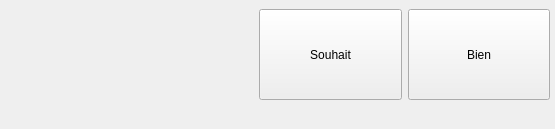
<?xml version="1.0" encoding="UTF-8"?>
<ui version="4.0">
 <class>Client</class>
 <widget class="QWidget" name="Client">
  <property name="geometry">
   <rect>
    <x>0</x>
    <y>0</y>
    <width>555</width>
    <height>129</height>
   </rect>
  </property>
  <property name="sizePolicy">
   <sizepolicy hsizetype="Ignored" vsizetype="Ignored">
    <horstretch>0</horstretch>
    <verstretch>0</verstretch>
   </sizepolicy>
  </property>
  <property name="maximumSize">
   <size>
    <width>555</width>
    <height>129</height>
   </size>
  </property>
  <property name="windowTitle">
   <string>Form</string>
  </property>
  <widget class="QWidget" name="horizontalLayoutWidget">
   <property name="geometry">
    <rect>
     <x>259</x>
     <y>9</y>
     <width>291</width>
     <height>91</height>
    </rect>
   </property>
   <layout class="QHBoxLayout" name="horizontalLayout">
    <item>
     <widget class="QPushButton" name="SouhaitBouton">
      <property name="sizePolicy">
       <sizepolicy hsizetype="Minimum" vsizetype="Expanding">
        <horstretch>0</horstretch>
        <verstretch>0</verstretch>
       </sizepolicy>
      </property>
      <property name="text">
       <string>Souhait</string>
      </property>
     </widget>
    </item>
    <item>
     <widget class="QPushButton" name="BienBouton">
      <property name="sizePolicy">
       <sizepolicy hsizetype="Minimum" vsizetype="Expanding">
        <horstretch>0</horstretch>
        <verstretch>0</verstretch>
       </sizepolicy>
      </property>
      <property name="text">
       <string>Bien</string>
      </property>
     </widget>
    </item>
   </layout>
  </widget>
 </widget>
 <resources/>
 <connections/>
</ui>
